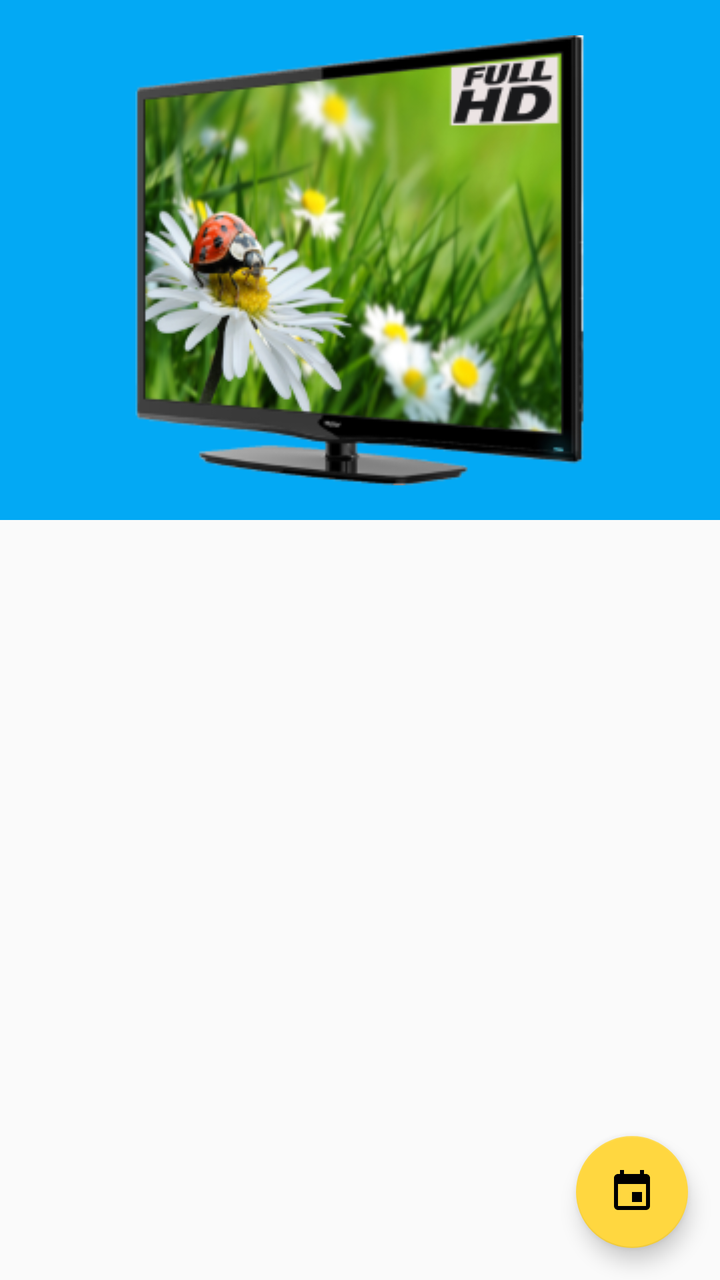
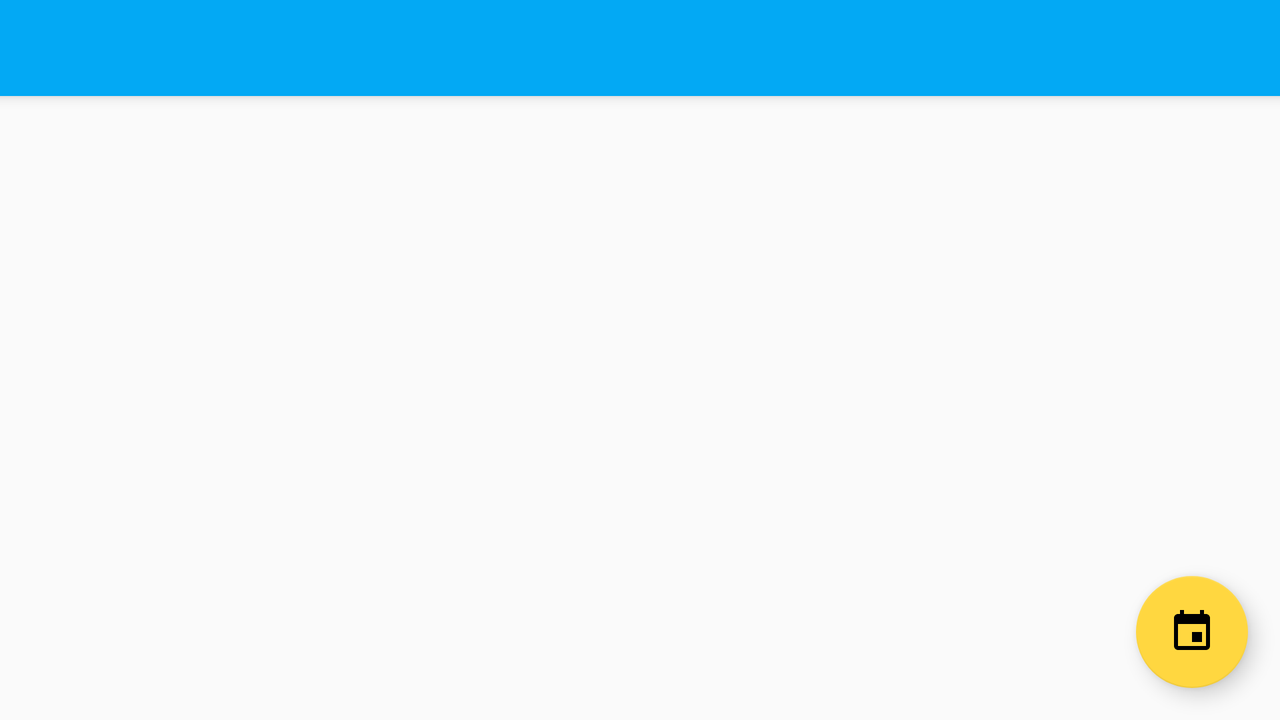

The same Android screen from two of the app's own layout files: first res/layout/ as a phone draws it, then the repository's variant for another configuration, drawn on a device whose configuration selects that folder. Both files follow.
<!-- AndroidManifest.xml: application theme AppTheme -->
<!-- res/layout/app_bar_main.xml -->
<?xml version="1.0" encoding="utf-8"?>
<android.support.design.widget.CoordinatorLayout
    xmlns:android="http://schemas.android.com/apk/res/android"
    xmlns:app="http://schemas.android.com/apk/res-auto"
    xmlns:tools="http://schemas.android.com/tools"
    android:layout_width="match_parent"
    android:layout_height="match_parent"
    android:fitsSystemWindows="true"
    tools:context="com.havrylyuk.tvapp.activity.MainActivity">

    <android.support.design.widget.AppBarLayout
        android:layout_width="match_parent"
        android:layout_height="@dimen/app_bar_height"
        android:fitsSystemWindows="true"
        android:theme="@style/ThemeOverlay.AppCompat.Dark.ActionBar">

        <android.support.design.widget.CollapsingToolbarLayout
            android:id="@+id/toolbar_layout"
            android:layout_width="match_parent"
            android:layout_height="match_parent"
            android:fitsSystemWindows="true"
            app:contentScrim="?attr/colorPrimary"
            app:layout_scrollFlags="scroll|exitUntilCollapsed|snap"
            app:expandedTitleMarginBottom="@dimen/title_margin"
            app:toolbarId="@+id/toolbar"
            tools:ignore="InconsistentLayout">

            <ImageView
                android:id="@+id/backdrop"
                android:layout_width="match_parent"
                android:layout_height="match_parent"
                android:contentDescription="@string/image_content_description"
                android:fitsSystemWindows="true"
                android:scaleType="centerInside"
                app:layout_collapseMode="parallax"
                tools:ignore="InconsistentLayout"
                tools:src="@drawable/img_categories" />

            <ProgressBar
                android:layout_gravity="center"
                android:layout_width="wrap_content"
                android:layout_height="wrap_content"
                android:visibility="gone"
                android:id="@+id/progressBar"
                android:indeterminate="true" />

            <android.support.v7.widget.Toolbar
                android:id="@+id/toolbar"
                android:layout_width="match_parent"
                android:layout_height="?attr/actionBarSize"
                app:tabMode="scrollable"
                app:layout_collapseMode="pin"
                app:popupTheme="@style/ThemeOverlay.AppCompat.Light" />

        </android.support.design.widget.CollapsingToolbarLayout>

    </android.support.design.widget.AppBarLayout>


    <FrameLayout
        android:id="@+id/frame_container"
        app:layout_behavior="@string/appbar_scrolling_view_behavior"
        android:layout_width="match_parent"
        android:layout_height="match_parent"
        tools:ignore="UselessParent"/>


    <android.support.design.widget.FloatingActionButton
        android:id="@+id/fab_date_picker"
        android:layout_width="wrap_content"
        android:layout_height="wrap_content"
        android:layout_gravity="bottom|end"
        android:layout_margin="@dimen/fab_margin"
        app:srcCompat="@drawable/ic_fab_calendar"
        tools:ignore="VectorDrawableCompat" />

</android.support.design.widget.CoordinatorLayout>
<!-- resources referenced by this layout -->
<resources>
  <dimen name="app_bar_height">260dp</dimen>
  <dimen name="fab_margin">16dp</dimen>
  <dimen name="title_margin">24dp</dimen>
  <!-- drawable ic_fab_calendar (drawable) -->
  <vector xmlns:android="http://schemas.android.com/apk/res/android"
      android:height="24dp"
      android:width="24dp"
      android:viewportWidth="24"
      android:viewportHeight="24">
      <path android:fillColor="#000" android:pathData="M19,19H5V8H19M16,1V3H8V1H6V3H5C3.89,3 3,3.89 3,5V19A2,2 0 0,0 5,21H19A2,2 0 0,0 21,19V5C21,3.89 20.1,3 19,3H18V1M17,12H12V17H17V12Z" />
  </vector>
  <!-- drawable img_categories: png bitmap (drawable, 121349 bytes) -->
  <string name="image_content_description" translatable="false">Tv channel image</string>
  <style name="AppTheme" parent="Theme.AppCompat.Light.DarkActionBar">
          
          <item name="colorPrimary">@color/colorPrimary</item>
          <item name="colorPrimaryDark">@color/colorPrimaryDark</item>
          <item name="colorAccent">@color/colorAccent</item>
      </style>
  <color name="colorPrimary">#03A9F4</color>
  <color name="colorPrimaryDark">#0288D1</color>
  <color name="colorAccent">#FFD740</color>
</resources>
<!-- res/layout-land/app_bar_main.xml (the repository's variant of the layout above) -->
<!-- drawn on the phone turned sideways -->
<?xml version="1.0" encoding="utf-8"?>
<android.support.design.widget.CoordinatorLayout
    xmlns:android="http://schemas.android.com/apk/res/android"
    xmlns:app="http://schemas.android.com/apk/res-auto"
    xmlns:tools="http://schemas.android.com/tools"
    android:layout_width="match_parent"
    android:layout_height="match_parent"
    android:fitsSystemWindows="true"
    tools:context="com.havrylyuk.tvapp.activity.MainActivity">

    <android.support.design.widget.AppBarLayout
        android:layout_width="match_parent"
        android:layout_height="?attr/actionBarSize"
        android:theme="@style/ThemeOverlay.AppCompat.Dark.ActionBar">

        <android.support.v7.widget.Toolbar
            android:id="@+id/toolbar"
            android:layout_width="match_parent"
            android:layout_height="?attr/actionBarSize"
            android:background="?attr/colorPrimary"
            app:popupTheme="@style/AppTheme.PopupOverlay">

            <ProgressBar
                android:layout_width="wrap_content"
                android:layout_height="wrap_content"
                android:visibility="gone"
                android:id="@+id/progressBar"
                android:layout_gravity="top|end"
                android:indeterminate="true"/>

        </android.support.v7.widget.Toolbar>

    </android.support.design.widget.AppBarLayout>

    <FrameLayout
        android:id="@+id/frame_container"
        android:layout_width="match_parent"
        android:layout_height="match_parent"
        app:layout_behavior="@string/appbar_scrolling_view_behavior"
        tools:ignore="UselessParent"/>


    <android.support.design.widget.FloatingActionButton
        android:id="@+id/fab_date_picker"
        android:layout_width="wrap_content"
        android:layout_height="wrap_content"
        android:layout_gravity="bottom|end"
        android:layout_margin="@dimen/fab_margin"
        app:srcCompat="@drawable/ic_fab_calendar"
        tools:ignore="VectorDrawableCompat" />

</android.support.design.widget.CoordinatorLayout>
<!-- resources referenced by the variant -->
<!-- as the phone turned sideways resolves them -->
<resources>
  <dimen name="fab_margin">16dp</dimen>
  <!-- drawable ic_fab_calendar (drawable) -->
  <vector xmlns:android="http://schemas.android.com/apk/res/android"
      android:height="24dp"
      android:width="24dp"
      android:viewportWidth="24"
      android:viewportHeight="24">
      <path android:fillColor="#000" android:pathData="M19,19H5V8H19M16,1V3H8V1H6V3H5C3.89,3 3,3.89 3,5V19A2,2 0 0,0 5,21H19A2,2 0 0,0 21,19V5C21,3.89 20.1,3 19,3H18V1M17,12H12V17H17V12Z" />
  </vector>
  <style name="AppTheme.PopupOverlay" parent="ThemeOverlay.AppCompat.Light" />
  <style name="AppTheme" parent="Theme.AppCompat.Light.DarkActionBar">
          
          <item name="colorPrimary">@color/colorPrimary</item>
          <item name="colorPrimaryDark">@color/colorPrimaryDark</item>
          <item name="colorAccent">@color/colorAccent</item>
      </style>
  <color name="colorPrimary">#03A9F4</color>
  <color name="colorPrimaryDark">#0288D1</color>
  <color name="colorAccent">#FFD740</color>
</resources>
